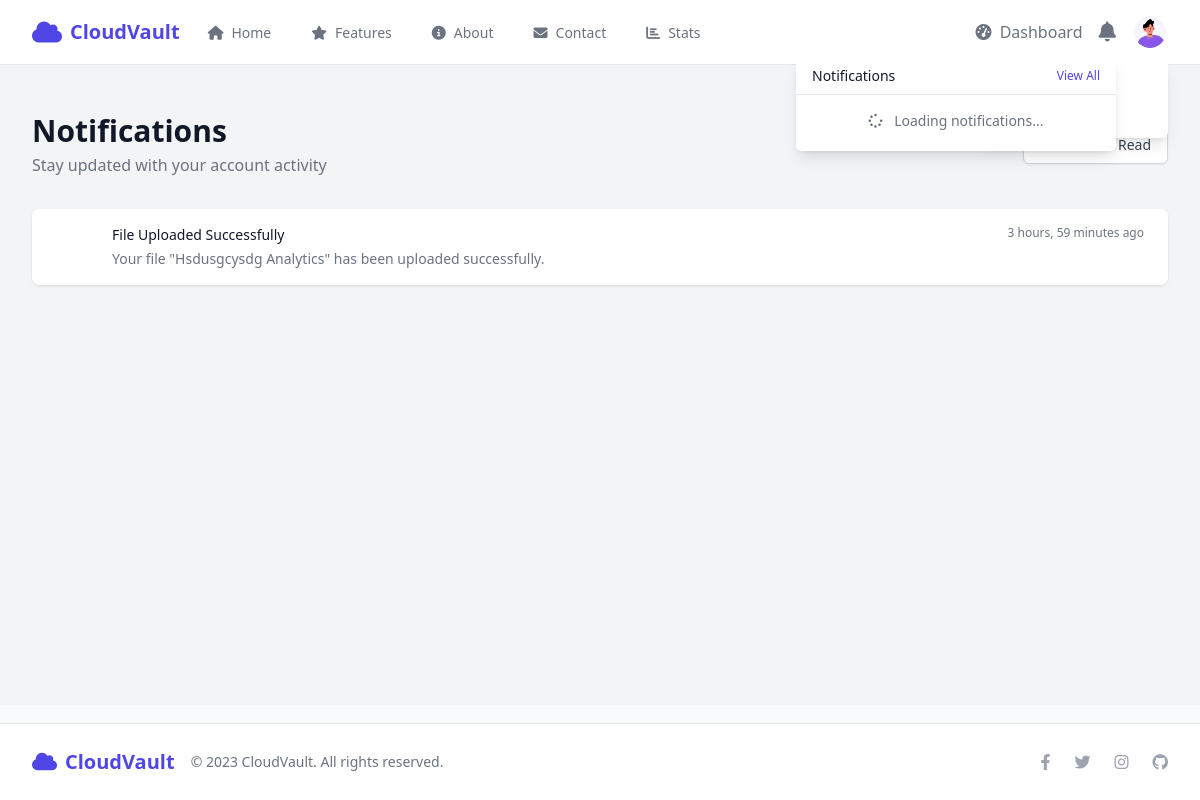
Page /notifications/ (signed in) on the earlier database version.
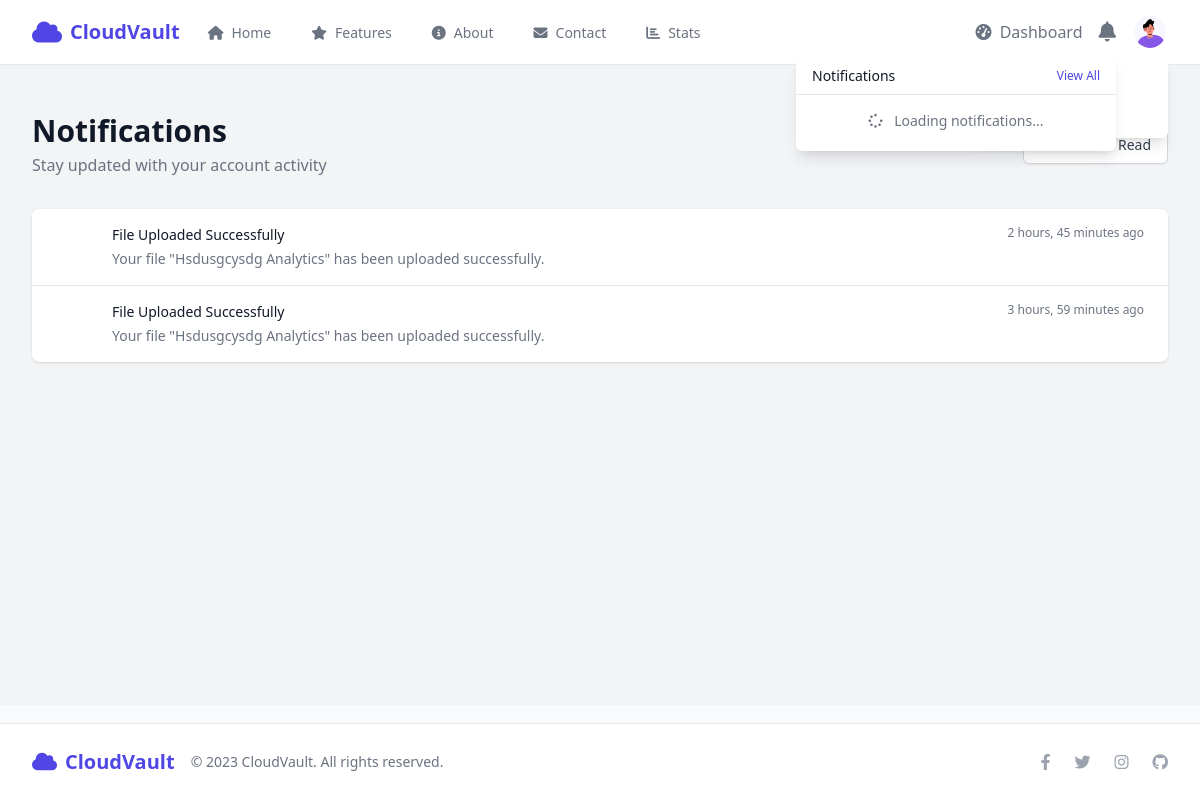
Same page on the later database version.
### notifications/models.py (models this page shows, shortened)
class Notification(models.Model):
    NOTIFICATION_TYPES = (
        ('file_upload', 'File Uploaded'),
        ('file_share', 'File Shared'),
        ('storage_warning', 'Storage Warning'),
        ('folder_create', 'Folder Created'),
        ('system', 'System Notification'),
    )
    recipient = models.ForeignKey(User, on_delete=models.CASCADE, related_name='notifications')
    sender = models.ForeignKey(User, on_delete=models.SET_NULL, null=True, blank=True, related_name='sent_notifications')
    notification_type = models.CharField(max_length=20, choices=NOTIFICATION_TYPES)
    title = models.CharField(max_length=255)
    message = models.TextField()
    read = models.BooleanField(default=False)
    created_at = models.DateTimeField(default=timezone.now)
    content_type = models.ForeignKey(ContentType, on_delete=models.CASCADE, null=True, blank=True)
    object_id = models.PositiveIntegerField(null=True, blank=True)
    content_object = GenericForeignKey('content_type', 'object_id')
    link = models.CharField(max_length=255, null=True, blank=True)
    class Meta:
        ordering = ['-created_at']

### notifications/views.py (the view, shortened to what this page needs)
# urls.py: path('', views.notification_list, name='list'),
@login_required
def notification_list(request):
    notifications = Notification.objects.filter(recipient=request.user)
    unread_count = notifications.filter(read=False).count()
    if request.GET.get('mark_all_read'):
        notifications.filter(read=False).update(read=True)
        messages.success(request, "All notifications marked as read.")
        return redirect('notifications:list')
    context = {
        'notifications': notifications,
        'unread_count': unread_count,
    }
    return render(request, 'notifications/notification_list.html', context)

### templates/notifications/notification_list.html (shortened to what the changed rows need)
{% extends 'base.html' %}
{% block content %}
<div class="bg-gray-100 min-h-[80vh]">
    <div class="max-w-7xl mx-auto py-6 sm:px-6 lg:px-8">
        <div class="px-4 py-6 sm:px-0">
            <div class="mb-8">
                <div class="flex flex-col md:flex-row md:items-center md:justify-between">
                    <div class="mb-4 md:mb-0">
                        <h1 class="text-3xl font-bold text-gray-900 fade-in">Notifications</h1>
                    </div>
                </div>
            </div>
            <div class="bg-white shadow rounded-lg overflow-hidden fade-in">
                {% if notifications %}
                    <ul class="divide-y divide-gray-200">
                        {% for notification in notifications %}
                            <li class="{% if not notification.read %}bg-blue-50{% else %}bg-white{% endif %} hover:bg-gray-50">
                                <a href="{% url 'notifications:detail' notification.id %}" class="block">
                                    <div class="px-6 py-4">
                                        <div class="flex items-start">
                                            <div class="flex-shrink-0">
                                                <div class="h-10 w-10 rounded-full bg-{{ notification.get_color }} flex items-center justify-center text-white">
                                                    {% if notification.notification_type == 'file_upload' %}
                                                        <i class="fas fa-file-upload"></i>
                                                    {% elif notification.notification_type == 'file_share' %}
                                                        <i class="fas fa-share-alt"></i>
                                                    {% elif notification.notification_type == 'storage_warning' %}
                                                        <i class="fas fa-exclamation-triangle"></i>
                                                    {% elif notification.notification_type == 'folder_create' %}
                                                        <i class="fas fa-folder-plus"></i>
                                                    {% else %}
                                                        <i class="fas fa-bell"></i>
                                                    {% endif %}
                                                </div>
                                            </div>
                                            <div class="ml-4 flex-1">
                                                <div class="flex justify-between">
                                                    <div>
                                                        <h3 class="text-sm font-medium text-gray-900">{{ notification.title }}</h3>
                                                        <p class="mt-1 text-sm text-gray-500">{{ notification.message }}</p>
                                                    </div>
                                                    <div class="flex-shrink-0 ml-2">
                                                        <p class="text-xs text-gray-500">{{ notification.created_at|timesince }} ago</p>
                                                    </div>
                                                </div>
                                            </div>
                                        </div>
                                    </div>
                                </a>
                            </li>
                        {% endfor %}
                    </ul>
                {% else %}
                    <div class="px-6 py-10 text-center">
                        <i class="fas fa-bell-slash text-gray-400 text-5xl mb-4"></i>
                        <h3 class="text-lg font-medium text-gray-900 mb-2">No notifications</h3>
                        <p class="text-gray-500">You don't have any notifications yet.</p>
                    </div>
                {% endif %}
            </div>
        </div>
    </div>
</div>
{% endblock %}

Differences in the rows shown:
added Notification: notification_type "file_upload" (drawn), title "File Uploaded Successfully", message "Your file \"Hsdusgcysdg Analytics\" has been uploaded successfully.", created_at "2 hours, 45 minutes"
